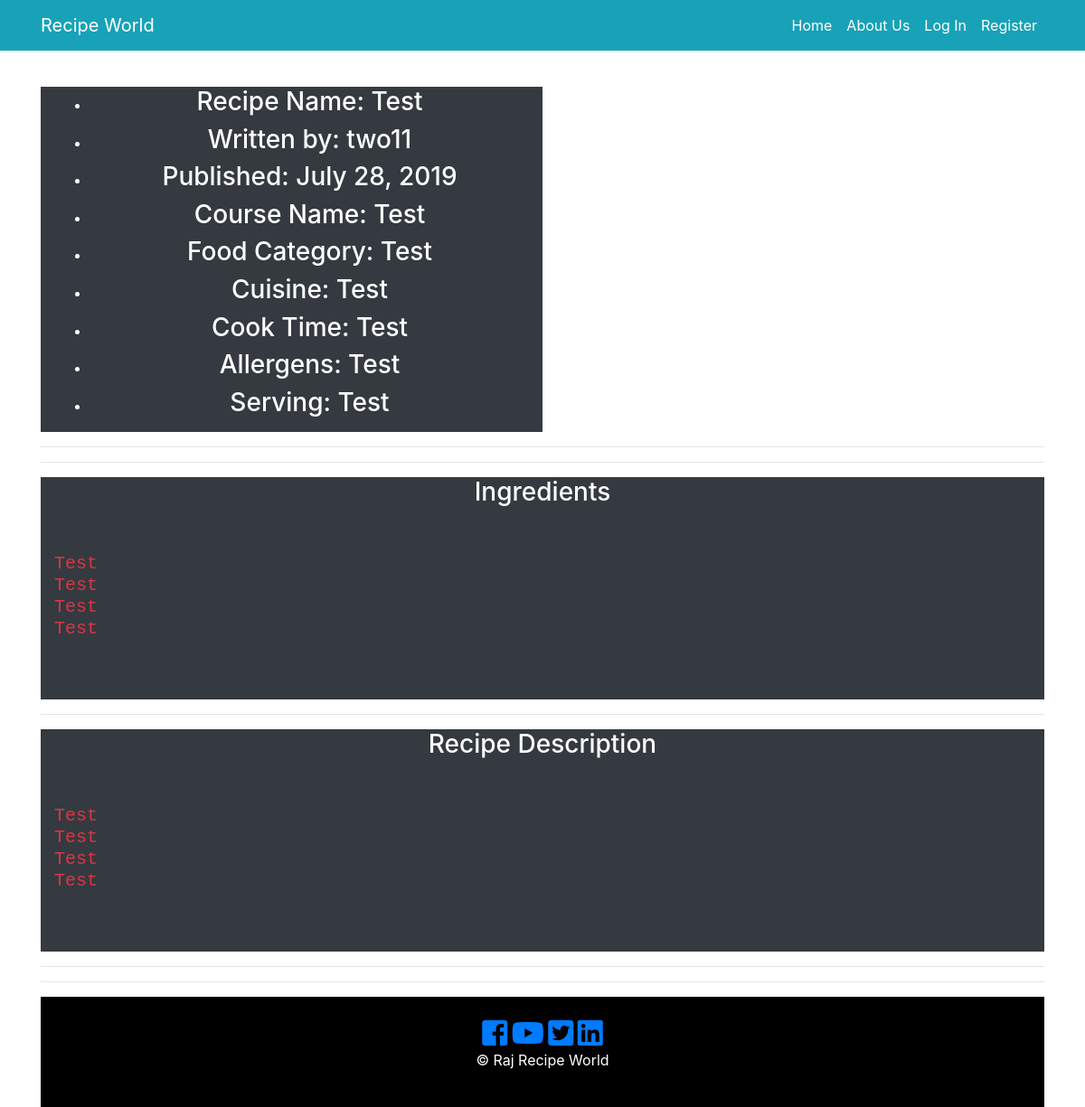
Page /2 on the earlier database version.
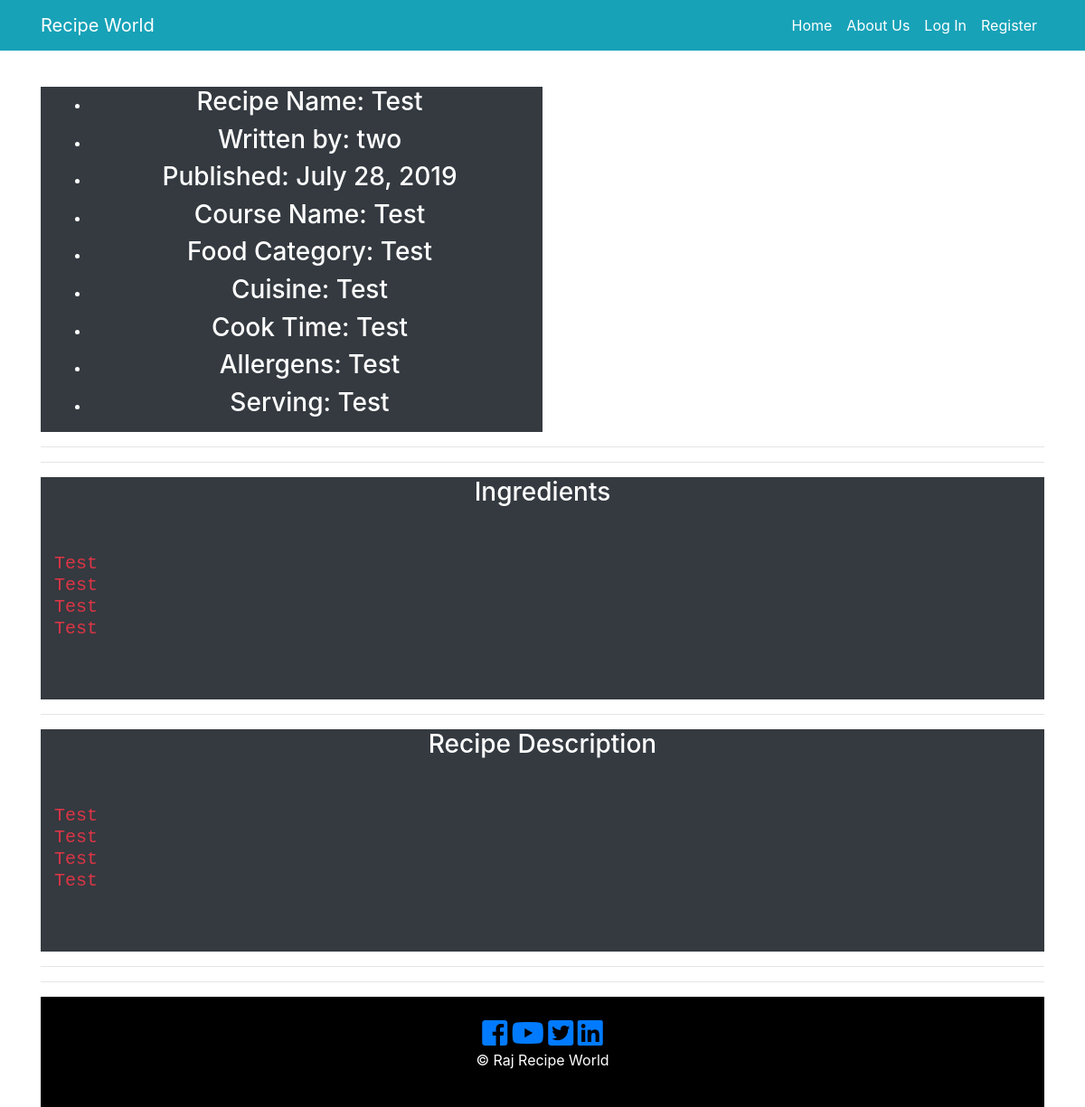
Same page on the later database version.
### recipe_app/models.py (models this page shows, shortened)
class User(db.Model, UserMixin):
     __tablename__ = 'users'
     id = db.Column(db.Integer, primary_key = True)
     picture = db.Column(db.String(128), default='default_profile.png', nullable=False)
     email = db.Column(db.String(64), unique=True, index=True)
     username = db.Column(db.String(64), unique=True, index=True)
     password_hash = db.Column(db.String(128))
     recipe = db.relationship('RecipePost', backref='author', lazy=True)

### recipe_app/users/views.py (the view)
@users.route("/<username>")
def user_recipies(username):
    page = request.args.get('page',1,type=int)
    user = User.query.filter_by(username=username).first_or_404()
    recipies_posted = RecipePost.query.filter_by(author=user).order_by(RecipePost.date.desc()).paginate(page=page,per_page=5)
    return render_template('user_recipe_posts.html', recipies_posted=recipies_posted, user=user)

### recipe_app/recipe_posts/views.py (called while the page is built)
@recipe_posts.route('/<int:recipe_post_id>')
def recipe_post(recipe_post_id):
    recipe_post = RecipePost.query.get_or_404(recipe_post_id)
    return render_template('recipe_post.html', recipe_name=recipe_post.recipe_name,
                            date=recipe_post.date, recipe=recipe_post
    )

### recipe_app/templates/recipe_post.html (shortened to what this page needs)
{% extends "base.html" %}
{% block content %}
  <section id="" class="text-center text-white">
    <div class="container">
      <div class="row">
        <div class="col-md-6 bg-dark">
          <ul class="">
              <li class="">
                  <h3> Recipe Name: {{ recipe.recipe_name }}</h3>
              </li>
              <li class="">
                <h3>Written by: {{recipe.author.username}}</h3>
              </li>
              <li class="">
                <h3>Published: {{recipe.date.strftime('%B %d, %Y') }}</h3>
              </li>
              <li class="">
                  <h3> Course Name: {{recipe.course}} </h3>
              </li>
              <li class="">
                <h3>Food Category: {{recipe.food_category}}</h3>
              </li>
              <li class="">
                <h3>Cuisine: {{ recipe.cuisine }}</h3>
              </li>
              <li class="">
                <h3> Cook Time: {{recipe.cook_time}}</h3>
              </li>
              <li class="">
                <h3> Allergens: {{ recipe.allergens }}</h3>
              </li>
              <li class="">
                <h3>Serving: {{ recipe.serving }}</h3>
              </li>
            </ul>
        </div>
        <div class="col-md-6">
              <div class="col-lg-5">
                  <div class="col-xs-12 col-sm-12 col-md-12 col-lg-12">
                    <div class="thumbnail">
                    </div>
                  </div>
              </div>
        </div>
      </div>
    </div>
</section>
<hr>
<hr>
  <div>
    <div class="container text-center text-white">
      <div class="row">
            <div class="col-md-12 bg-dark">
              <h3> Ingredients </h3>
                <div>
                  <pre class="text-danger text-left text-capitalize">
                    <h5>{{recipe.ingredients}}</h5>
                  </pre>
               </div>
            </div>
        </div>
      </div>
    </div>
<hr>
  <div>
    <div class="container text-center text-white">
      <div class="row">
            <div class="col-md-12 bg-dark">
              <h3> Recipe Description </h3>
              <div>
              <pre class="text-danger text-left text-capitalize">
                <h5>{{recipe.recipe_description}} </h5>
              </pre>
            </div>
        </div>
    </div>
  </div>
<hr>
 <hr>
{% endblock content %}

Differences in the rows shown:
changed User: author.username "two11" → "two"
